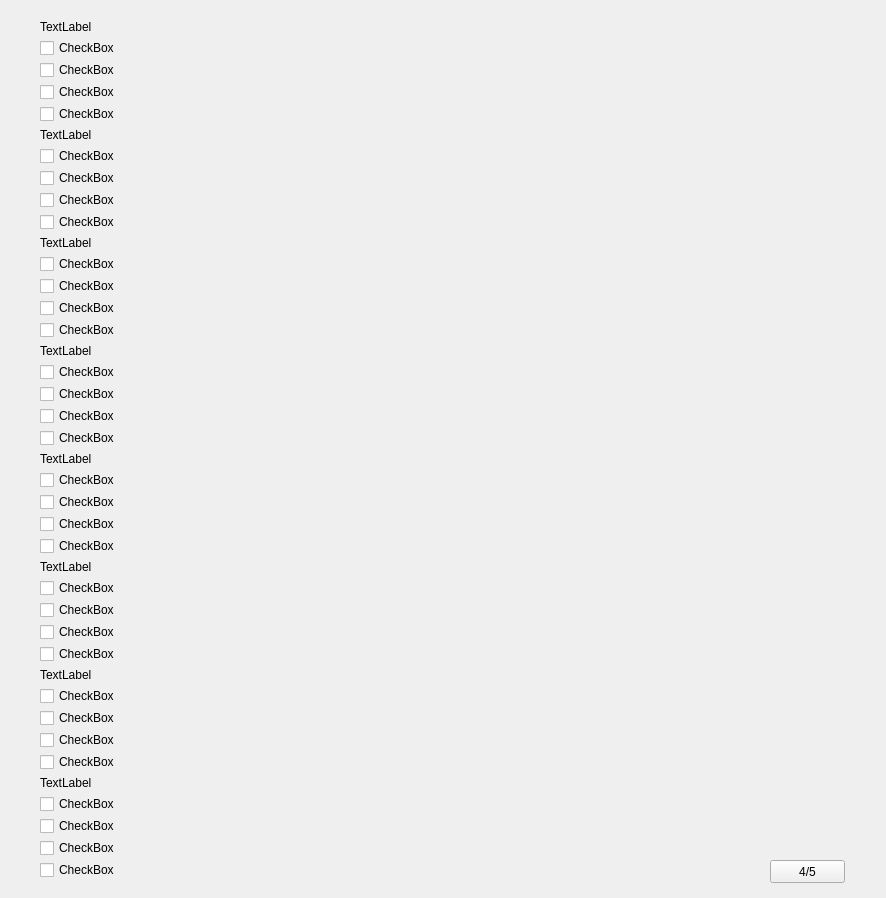
<?xml version="1.0" encoding="UTF-8"?>
<ui version="4.0">
 <class>Form4</class>
 <widget class="QWidget" name="Form4">
  <property name="geometry">
   <rect>
    <x>0</x>
    <y>0</y>
    <width>886</width>
    <height>898</height>
   </rect>
  </property>
  <property name="windowTitle">
   <string>赛尔通信运行部上海维护区考试系统V1.0.0</string>
  </property>
  <widget class="QPushButton" name="pushButton_5">
   <property name="geometry">
    <rect>
     <x>770</x>
     <y>860</y>
     <width>75</width>
     <height>23</height>
    </rect>
   </property>
   <property name="text">
    <string>4/5</string>
   </property>
  </widget>
  <widget class="QWidget" name="layoutWidget">
   <property name="geometry">
    <rect>
     <x>40</x>
     <y>20</y>
     <width>731</width>
     <height>860</height>
    </rect>
   </property>
   <layout class="QVBoxLayout" name="verticalLayout_9">
    <item>
     <widget class="QLabel" name="label">
      <property name="text">
       <string>TextLabel</string>
      </property>
     </widget>
    </item>
    <item>
     <layout class="QVBoxLayout" name="verticalLayout">
      <item>
       <widget class="QCheckBox" name="checkBox_3">
        <property name="text">
         <string>CheckBox</string>
        </property>
       </widget>
      </item>
      <item>
       <widget class="QCheckBox" name="checkBox_2">
        <property name="text">
         <string>CheckBox</string>
        </property>
       </widget>
      </item>
      <item>
       <widget class="QCheckBox" name="checkBox">
        <property name="text">
         <string>CheckBox</string>
        </property>
       </widget>
      </item>
      <item>
       <widget class="QCheckBox" name="checkBox_4">
        <property name="text">
         <string>CheckBox</string>
        </property>
       </widget>
      </item>
     </layout>
    </item>
    <item>
     <widget class="QLabel" name="label_2">
      <property name="text">
       <string>TextLabel</string>
      </property>
     </widget>
    </item>
    <item>
     <layout class="QVBoxLayout" name="verticalLayout_2">
      <item>
       <widget class="QCheckBox" name="checkBox_6">
        <property name="text">
         <string>CheckBox</string>
        </property>
       </widget>
      </item>
      <item>
       <widget class="QCheckBox" name="checkBox_8">
        <property name="text">
         <string>CheckBox</string>
        </property>
       </widget>
      </item>
      <item>
       <widget class="QCheckBox" name="checkBox_5">
        <property name="text">
         <string>CheckBox</string>
        </property>
       </widget>
      </item>
      <item>
       <widget class="QCheckBox" name="checkBox_7">
        <property name="text">
         <string>CheckBox</string>
        </property>
       </widget>
      </item>
     </layout>
    </item>
    <item>
     <widget class="QLabel" name="label_3">
      <property name="text">
       <string>TextLabel</string>
      </property>
     </widget>
    </item>
    <item>
     <layout class="QVBoxLayout" name="verticalLayout_3">
      <item>
       <widget class="QCheckBox" name="checkBox_10">
        <property name="text">
         <string>CheckBox</string>
        </property>
       </widget>
      </item>
      <item>
       <widget class="QCheckBox" name="checkBox_12">
        <property name="text">
         <string>CheckBox</string>
        </property>
       </widget>
      </item>
      <item>
       <widget class="QCheckBox" name="checkBox_9">
        <property name="text">
         <string>CheckBox</string>
        </property>
       </widget>
      </item>
      <item>
       <widget class="QCheckBox" name="checkBox_11">
        <property name="text">
         <string>CheckBox</string>
        </property>
       </widget>
      </item>
     </layout>
    </item>
    <item>
     <widget class="QLabel" name="label_4">
      <property name="text">
       <string>TextLabel</string>
      </property>
     </widget>
    </item>
    <item>
     <layout class="QVBoxLayout" name="verticalLayout_4">
      <item>
       <widget class="QCheckBox" name="checkBox_15">
        <property name="text">
         <string>CheckBox</string>
        </property>
       </widget>
      </item>
      <item>
       <widget class="QCheckBox" name="checkBox_13">
        <property name="text">
         <string>CheckBox</string>
        </property>
       </widget>
      </item>
      <item>
       <widget class="QCheckBox" name="checkBox_14">
        <property name="text">
         <string>CheckBox</string>
        </property>
       </widget>
      </item>
      <item>
       <widget class="QCheckBox" name="checkBox_16">
        <property name="text">
         <string>CheckBox</string>
        </property>
       </widget>
      </item>
     </layout>
    </item>
    <item>
     <widget class="QLabel" name="label_5">
      <property name="text">
       <string>TextLabel</string>
      </property>
     </widget>
    </item>
    <item>
     <layout class="QVBoxLayout" name="verticalLayout_5">
      <item>
       <widget class="QCheckBox" name="checkBox_20">
        <property name="text">
         <string>CheckBox</string>
        </property>
       </widget>
      </item>
      <item>
       <widget class="QCheckBox" name="checkBox_18">
        <property name="text">
         <string>CheckBox</string>
        </property>
       </widget>
      </item>
      <item>
       <widget class="QCheckBox" name="checkBox_19">
        <property name="text">
         <string>CheckBox</string>
        </property>
       </widget>
      </item>
      <item>
       <widget class="QCheckBox" name="checkBox_17">
        <property name="text">
         <string>CheckBox</string>
        </property>
       </widget>
      </item>
     </layout>
    </item>
    <item>
     <widget class="QLabel" name="label_6">
      <property name="text">
       <string>TextLabel</string>
      </property>
     </widget>
    </item>
    <item>
     <layout class="QVBoxLayout" name="verticalLayout_6">
      <item>
       <widget class="QCheckBox" name="checkBox_24">
        <property name="text">
         <string>CheckBox</string>
        </property>
       </widget>
      </item>
      <item>
       <widget class="QCheckBox" name="checkBox_23">
        <property name="text">
         <string>CheckBox</string>
        </property>
       </widget>
      </item>
      <item>
       <widget class="QCheckBox" name="checkBox_21">
        <property name="text">
         <string>CheckBox</string>
        </property>
       </widget>
      </item>
      <item>
       <widget class="QCheckBox" name="checkBox_22">
        <property name="text">
         <string>CheckBox</string>
        </property>
       </widget>
      </item>
     </layout>
    </item>
    <item>
     <widget class="QLabel" name="label_7">
      <property name="text">
       <string>TextLabel</string>
      </property>
     </widget>
    </item>
    <item>
     <layout class="QVBoxLayout" name="verticalLayout_7">
      <item>
       <widget class="QCheckBox" name="checkBox_27">
        <property name="text">
         <string>CheckBox</string>
        </property>
       </widget>
      </item>
      <item>
       <widget class="QCheckBox" name="checkBox_26">
        <property name="text">
         <string>CheckBox</string>
        </property>
       </widget>
      </item>
      <item>
       <widget class="QCheckBox" name="checkBox_28">
        <property name="text">
         <string>CheckBox</string>
        </property>
       </widget>
      </item>
      <item>
       <widget class="QCheckBox" name="checkBox_25">
        <property name="text">
         <string>CheckBox</string>
        </property>
       </widget>
      </item>
     </layout>
    </item>
    <item>
     <widget class="QLabel" name="label_8">
      <property name="text">
       <string>TextLabel</string>
      </property>
     </widget>
    </item>
    <item>
     <layout class="QVBoxLayout" name="verticalLayout_8">
      <item>
       <widget class="QCheckBox" name="checkBox_32">
        <property name="text">
         <string>CheckBox</string>
        </property>
       </widget>
      </item>
      <item>
       <widget class="QCheckBox" name="checkBox_30">
        <property name="text">
         <string>CheckBox</string>
        </property>
       </widget>
      </item>
      <item>
       <widget class="QCheckBox" name="checkBox_29">
        <property name="text">
         <string>CheckBox</string>
        </property>
       </widget>
      </item>
      <item>
       <widget class="QCheckBox" name="checkBox_31">
        <property name="text">
         <string>CheckBox</string>
        </property>
       </widget>
      </item>
     </layout>
    </item>
   </layout>
  </widget>
 </widget>
 <resources/>
 <connections/>
</ui>
